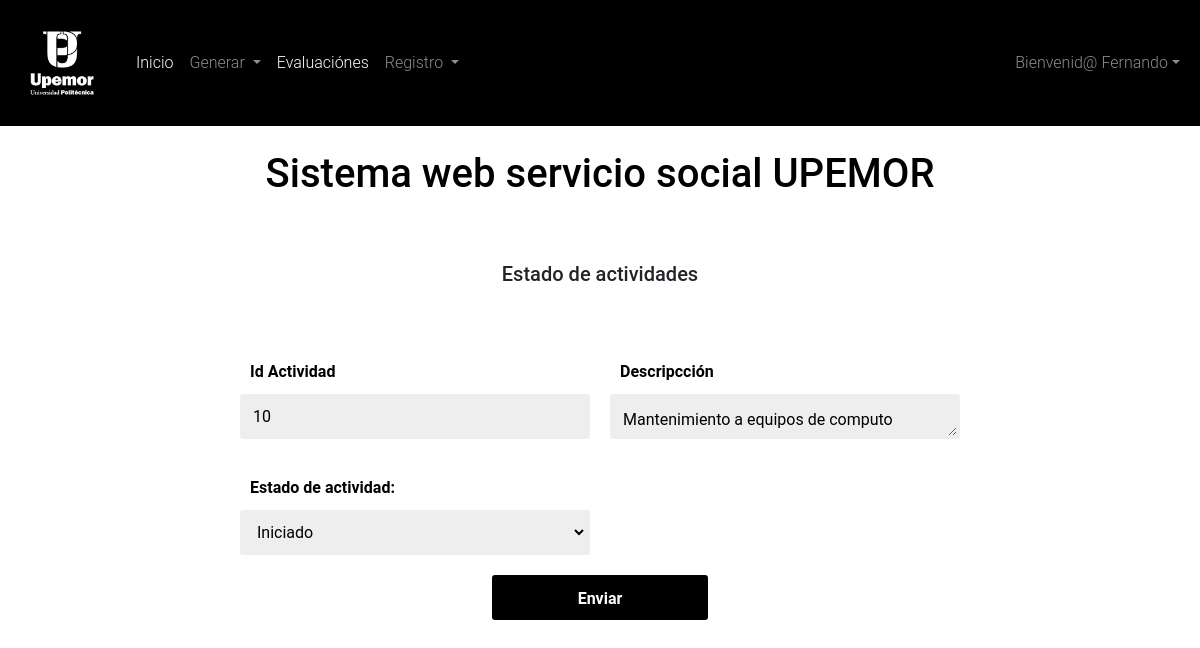
Page /vista/estadoActividad.php?id=10 (signed in) on the committed database.
### tables this page shows
CREATE TABLE `imagenes` (
  `idImg` int(11) NOT NULL AUTO_INCREMENT,
  `descripcion` varchar(50) DEFAULT NULL,
  `lugarImg` varchar(30) DEFAULT NULL,
  `estado` tinyint(4) DEFAULT NULL,
  `foto` varchar(200) DEFAULT NULL,
  PRIMARY KEY (`idImg`)
);

CREATE TABLE `asignacion` (
  `idAsignacion` int(11) NOT NULL AUTO_INCREMENT,
  `actividadRealizar` varchar(500) DEFAULT NULL,
  `fecha` date DEFAULT NULL,
  `estado` varchar(50) DEFAULT NULL,
  `idAlta` int(11) DEFAULT NULL,
  PRIMARY KEY (`idAsignacion`),
  KEY `idAlta` (`idAlta`),
  CONSTRAINT `asignacion_ibfk_1` FOREIGN KEY (`idAlta`) REFERENCES `altalumno` (`idAlta`)
);

### vista/estadoActividad.php (the view, shortened to what this page needs)
<!doctype html>
<?php
  require("../conexion/connect_db.php");
  $ma = $_SESSION['matriculaAlumno'];
  $resultAll = mysqli_query($mysqli," SELECT foto FROM imagenes WHERE estado = '1' && lugarImg = 'Logotipo' ORDER BY idImg DESC LIMIT 1; ");
  $rowData = mysqli_fetch_array($resultAll);
  $consulta="SELECT * FROM altalumno WHERE matriculaAlumno='$ma'";
  $query5=mysqli_query($mysqli,$consulta);
  $row5=mysqli_fetch_array($query5);
  $idA = $row5['idAlta'];
?>
<html lang="en">
  <head>
    <link rel="stylesheet" href="https://cdn.datatables.net/1.10.20/css/dataTables.bootstrap4.min.css">
    <link href="https://cdn.jsdelivr.net/npm/bootstrap@5.0.2/dist/css/bootstrap.min.css" rel="stylesheet">
    <link rel="stylesheet" href="../vista/style/estilos.css" />
  </head>
  <body class="">
    <nav class="navbar navbar-expand-lg navbar navbar-dark bg-dark">
      <div class="container-fluid">
        <a class="navbar-brand" href="#">
          <img src="<?php echo $rowData['foto']; ?>" alt="logo" width="100">
        </a>
        <div class="collapse navbar-collapse" id="navbarSupportedContent">
          <ul class="navbar-nav me-auto mb-2 mb-lg-0">
            <li class="nav-item">
              <a class="nav-link active" aria-current="page" href="../vista/indexAlumno.php">Inicio</a>
            </li>
            <li class="nav-item dropdown">
              <a class="nav-link dropdown-toggle" href="#" id="navbarDropdown" role="button" data-bs-toggle="dropdown" aria-expanded="false">
                Generar
              </a>
            </li>
            <li class="nav-item">
              <?php if ($row5['estadoliberacion'] == 1) { ?>
              <a class="nav-link active" aria-current="page" href="../vista/registroEvaluacion.php">Evaluaciónes</a>
              <?php } ?>
            </li>
            <li class="nav-item dropdown">
              <a class="nav-link dropdown-toggle" href="#" id="navbarDropdown" role="button" data-bs-toggle="dropdown" aria-expanded="false">
                Registro
              </a>
                <?php
                  $getnombreA = "SELECT * FROM registroactividades";
                  $getnombreA1 = mysqli_query($mysqli,$getnombreA);
                  while ($row = mysqli_fetch_array($getnombreA1)) {
                    $idAlt=$row['idAlta'];
                      if ($idA == $idAlt) { ?>
                          <li><a class="dropdown-item" href="../vista/editarResumen.php">Editar registro de actividades</a></li>
                <?php
                      } else { ?>
                        <li><a class="dropdown-item" href="../vista/agregarResumen.php">Registro de actividades</a></li>
                <?php
                      }
                  }?>
            </li>
          </ul>
          <ul class="navbar-nav">
              <li class="nav-item dropdown">
              <a class="nav-link dropdown-toggle" href="#" id="navbarDropdown" role="button" data-bs-toggle="dropdown" aria-expanded="false">Bienvenid@ <?php echo $_SESSION['nombreAlumno'] ?></a>
        </div>
      </div>
    </nav>
    <h1 class="font-weight-bold mb-4 text-center p-4">Sistema web servicio social UPEMOR</h1>
    <h5 class="text-dark text-center p-3">Estado de actividades</h5>
    <?php
      if(isset($_GET['id'])){
        $id=$_GET['id'];
        $sql="SELECT * FROM asignacion WHERE idAsignacion = '$id';";
        $query=mysqli_query($mysqli,$sql);
        $row=mysqli_fetch_array($query);
      }
    ?>
    <main>
    <form class="formulario" action="../control/cambiarEstado.php" method="post">
      <div class="formulario__grupo" id="grupo__idAsignacion">
        <label for="idAsignacion" class="formulario__label">Id Actividad</label>
        <div class="formulario__grupo-input">
          <input type="text" class="formulario__input" name="idAsignacion" id="idAsignacion" value="<?php echo $row['idAsignacion']  ?>">
        </div>
      </div>
      <div class="formulario__grupo" id="grupo__descripccion">
        <label for="descripccion" class="formulario__label">Descripcción</label>
        <div class="formulario__grupo-input">
          <textarea readonly class="formulario__input" name="descripccion" id="descripccion" ><?php echo $row['actividadRealizar']  ?></textarea>
        </div>
      </div>
      <div class="formulario_grupo" id="grupo_estado">
        <label for="estado" class="formulario__label">Estado de actividad:</label>
        <div class="formulario__grupo-input">
                    <select name="estado" class="formulario__input" id="estado">
                      <?php if ($row['estado'] == 0) { ?>
                        <option value="25" selected>Iniciado</option> <?php }else if ($row['estado'] == 25){ ?>
                        <option value="50">En proceso</option> <?php }else{ ?>
                        <option value="100">Finalizada</option> <?php } ?>
                    </select>
        </div>
      </div>
      <div class="formulario__grupo formulario__grupo-btn-enviar">
        <button type="submit" class="formulario__btn">Enviar</button>
      </div>
    </form>
  </main>
  </body>
</html>

### vista/style/estilos.css (style rules this page uses)
:root { --dark: #000000; --dark-x: #1e2126; }
body { font-family: 'Roboto', sans-serif; font-weight: 300; color: var(--light); }
.bg-dark { background-color: var(--dark) !important; }
* { box-sizing: border-box; }
main { max-width: 800px; width: 90%; margin: auto; padding: 40px; }
.formulario { display: grid; grid-template-columns: 1fr 1fr; gap: 20px; }
.formulario__label { display: block; font-weight: 700; padding: 10px; cursor: pointer; }
.formulario__grupo-input { position: relative; }
.formulario__input { width: 100%; background: #eee; border: 3px solid transparent; border-radius: 3px; height: 45px; line-height: 45px; padding: 0 40px 0 10px; transition: .3s ease all; }
.formulario__grupo-terminos, .formulario__mensaje, .formulario__grupo-btn-enviar { grid-column: span 2; }
.formulario__grupo-btn-enviar { display: flex; flex-direction: column; align-items: center; }
.formulario__btn { height: 45px; line-height: 45px; width: 30%; background: #000; color: #fff; font-weight: bold; border: none; border-radius: 3px; cursor: pointer; transition: .1s ease all; }

### rows in the picture
imagenes: foto (picture)
asignacion: idAsignacion "10", descripccion "Mantenimiento a equipos de computo", estado "Iniciado"

### other values in the picture
$_SESSION['nombreAlumno'] "Fernando"
